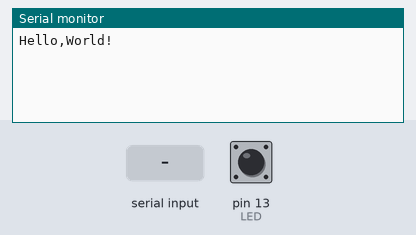
The sketch below on a simulated Arduino Uno, built with avr-gcc and run on an emulated ATmega328P. Shown: the last lines printed to the serial monitor. Inputs (shaded band) come from the test bench; at power-on: pin 13 (LED) HIGH.

Above: at 1.2 s.
1.3 s: "0" received over Serial
At 1.7 s:
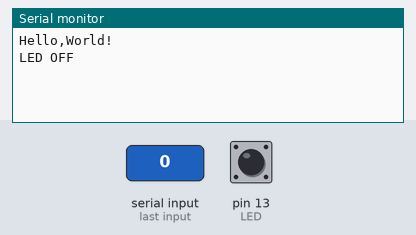
2.8 s: "1" received over Serial
At 4.0 s:
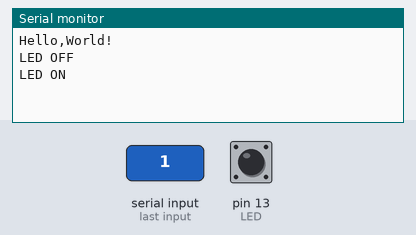

Measured:
- after the input at 1.3 s, the serial monitor: prints a new line at once (image 1)
- after the input at 2.8 s, the serial monitor: prints a new line at once (image 2)

The sketch:

Lab03_part1.ino.ino
```cpp
const byte LED = 13;

void setup() {

     Serial.begin(9600);
     Serial.println("Hello,World!");

}

void loop(){

     int val = digitalRead(13);
     if (Serial.available())
     {
       val = Serial.read();

       switch(val)
       {

          case '0':
          digitalWrite(LED,LOW);
          Serial.println("LED OFF");
          delay(1000);
          break;


          case '1':
          digitalWrite(LED,HIGH);
          Serial.println("LED ON");
          delay(1000);
          break;

       }
     }
}
```
